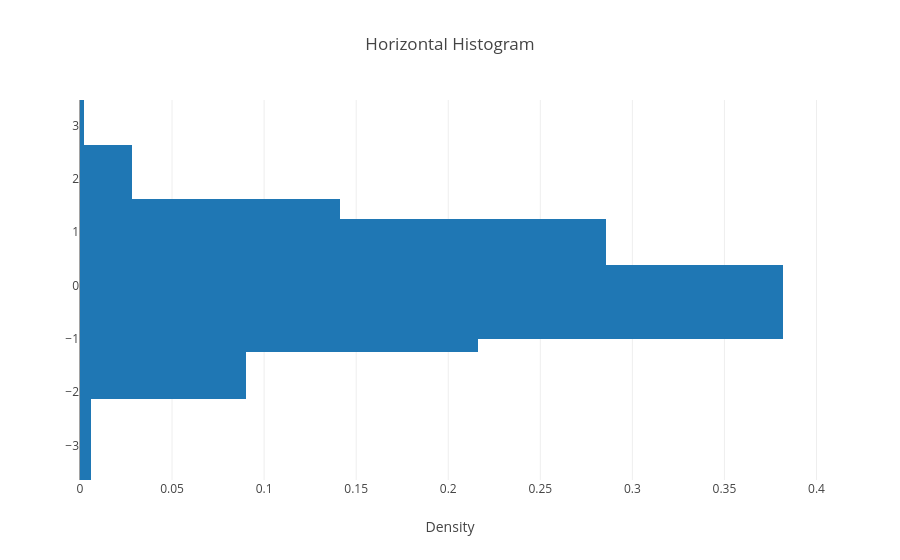

The notebook cell saved with this chart:
### Markdown cell above
## Example 4: Horizontal Histogram

Orientation can be changed to horizontal by using the `y` parameter or setting `orientation='h'`.

### Code cell
fig = histogram(x=data, orientation="h", title="Horizontal Histogram")
fig.show()

### Figure 1 — Plotly figure (JSON) as saved in the notebook; plotly's stock layout.template omitted (floating-point values rounded to 4 significant figures)
{"data": [{"customdata": [[-3.648, -2.125], [-2.125, -1.25], [-1.25, -1], [-1, 0.375], [0.375, 1.25], [1.25, 1.625], [1.625, 2.625], [2.625, 3.477]], "hovertemplate": "Bin: [%{customdata[0]:.4g}, %{customdata[1]:.4g})<br>Density: %{x}<br><extra></extra>", "orientation": "h", "type": "bar", "width": [1.523, 0.875, 0.25, 1.375, 0.875, 0.375, 1, 0.8516], "x": [0.005908, 0.09029, 0.216, 0.3818, 0.2857, 0.1413, 0.028, 0.002349], "y": [-2.887, -1.688, -1.125, -0.3125, 0.8125, 1.438, 2.125, 3.051]}], "layout": {"bargap": 0, "bargroupgap": 0, "title": {"text": "Horizontal Histogram"}, "xaxis": {"title": {"text": "Density"}}, "yaxis": {"title": {}}}}
